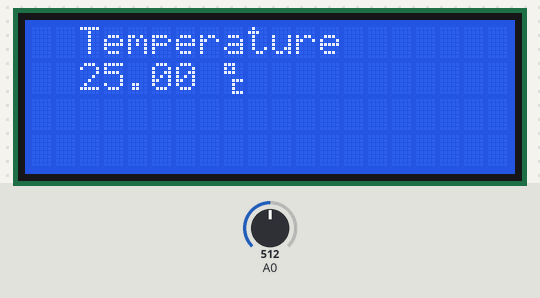
The sketch below on a simulated Arduino Uno, built with avr-gcc and run on an emulated ATmega328P. Shown: 20×4 character LCD. The inputs (shaded band) are chosen by the test bench; at power-on: A0 = 512.

Above: at 1.2 s.
1.3 s: A0 set to 716
At 1.6 s:
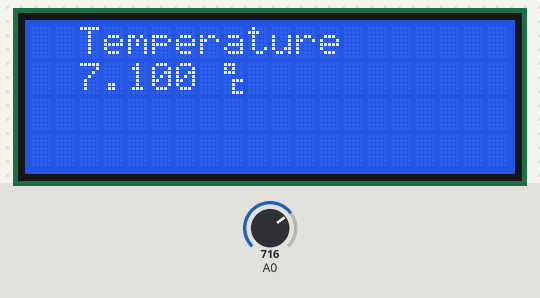
2.8 s: A0 set to 1008
At 3.9 s:
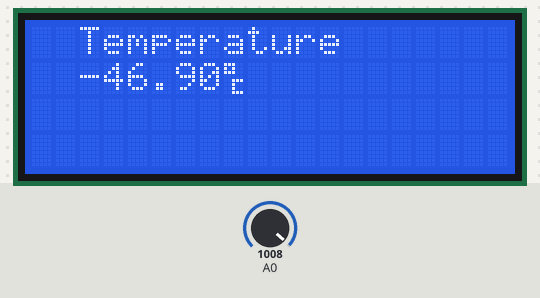
4.3 s: A0 set to 1023
At 5.1 s:
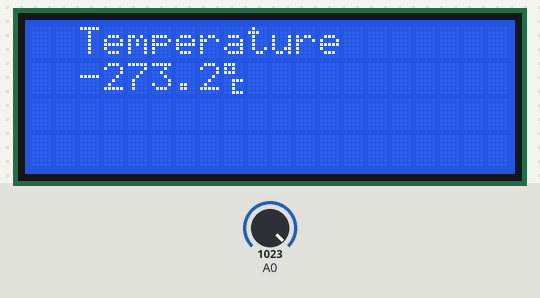
Timing chart, 0 to 7.3 s (numbered marks = the images above; inputs shaded):
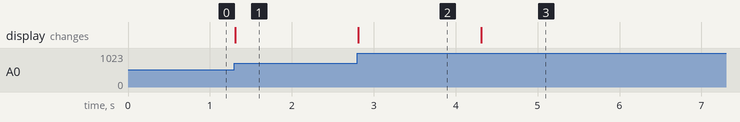

The sketch:

sketch.ino
```cpp
#include "LiquidCrystal_I2C.h"

LiquidCrystal_I2C lcd(0x27, 20, 4);

const float BETA = 3950;

uint8_t degreesCelcius[8] = {
  0b11100,
  0b10100,
  0b11100,
  0b00000,
  0b00111,
  0b00100,
  0b00100,
  0b00111,
};

void setup() {
  Serial.begin(9600);
  lcd.init();
  lcd.backlight();
  lcd.createChar(3, degreesCelcius);
  lcd.setCursor(2, 0);
  lcd.print("Temperature");
}

void loop() {
  int analog = analogRead(A0);
  float celcius = 1 / (log(1 / (1023. / analog - 1)) / BETA + 1.0 / 298.15) - 273.15;
  celcius = round(celcius * 10) / 10.0;

  lcd.setCursor(2, 1);
  lcd.print(celcius);

  lcd.setCursor(8, 1);
  lcd.print("\x03");
}
```

Measured:
- after the input at 1.3 s, the display: changes at once (image 1)
- after the input at 2.8 s, the display: changes at once (image 2)
- after the input at 4.3 s, the display: changes at once (image 3)
